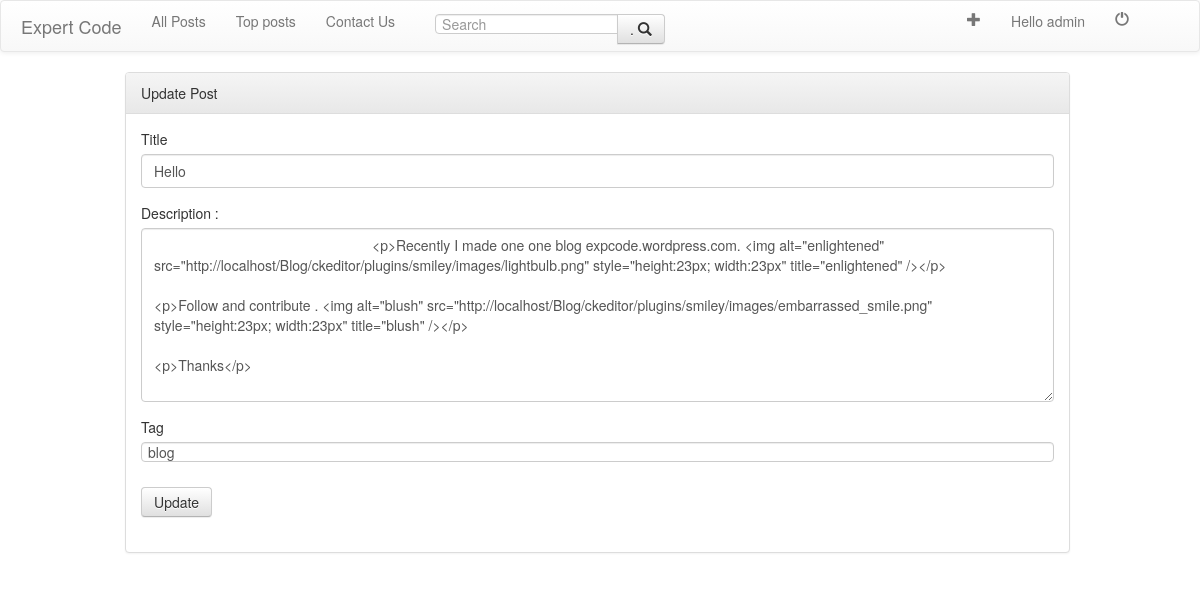
/10-blog/posts/update_post.php?id=5 (signed in), run on the app's committed database.
### tables this page shows
CREATE TABLE IF NOT EXISTS `posts` (
  `post_id` int(11) NOT NULL,
  `post_title` varchar(200) NOT NULL,
  `post_desc` varchar(10000) NOT NULL,
  `post_time` timestamp NOT NULL DEFAULT CURRENT_TIMESTAMP ON UPDATE CURRENT_TIMESTAMP,
  `post_tag` varchar(40) NOT NULL,
  `post_author` varchar(40) NOT NULL
);

### 10-blog/include/frame_update.php (the view, shortened to what this page needs)
<?php
	include("bootstrap_cdn.php");
?>
<head>
	  	<link rel="stylesheet" type="text/css" href="../css/bootstrap.min.css">
</head>
<div class="container">
	<div class="row">
	<div class="panel panel-default">
			    <div class="panel-heading">Update Post</div>
			    <div class="panel-body">
			      <form role="form" method="POST" action=<?php echo "update_post.php?id=".$id ; ?>>
					  <div class="form-group">
					    <label class="control-label">Title</label>
					    <input type="" class="form-control" name="postTitle" value=<?php  echo $title; ?>>
					  </div>
					  <div class="form-group">
  						<label for="Description">Description : </label>
  						<textarea class="form-control" rows="8" id="content" name="post_desc">
  							<?php  echo $desc; ?>
  						</textarea>
					  </div>
					  <div class="form-group">
					    <label class="control-label">Tag</label>
					    <input type="text" class="form-control" name="post_tag" value=<?php  echo $tags; ?> >
					  </div>
				  	   <button type="submit" class="btn btn-default" name="submit">
				  	   	Update
				  	   </button>
				  </form>
			  </div>
	</div>
	</div>
</div>

### data on the page
posts: postTitle "Hello", post_desc "<p>Recently I made one one blog expcode.wordpress.com. <img alt=\"enlightened\" src=\"http://localhost/Blog/ckeditor/plugins/smiley/images/lightbulb.png\" style=\"height:23px; width:23px\" title=\"enlightened\" /></p> <p>Follow and contribute . <img alt=\"blush\" src=\"http://localhost/Blog/ckeditor/plugins/smiley/images/embarrassed_smile.png\" style=\"height:23px; width:23px\" title=\"blush\" /></p> <p>Thanks</p>", post_tag "blog"

### other printed values
$user_name "admin"
